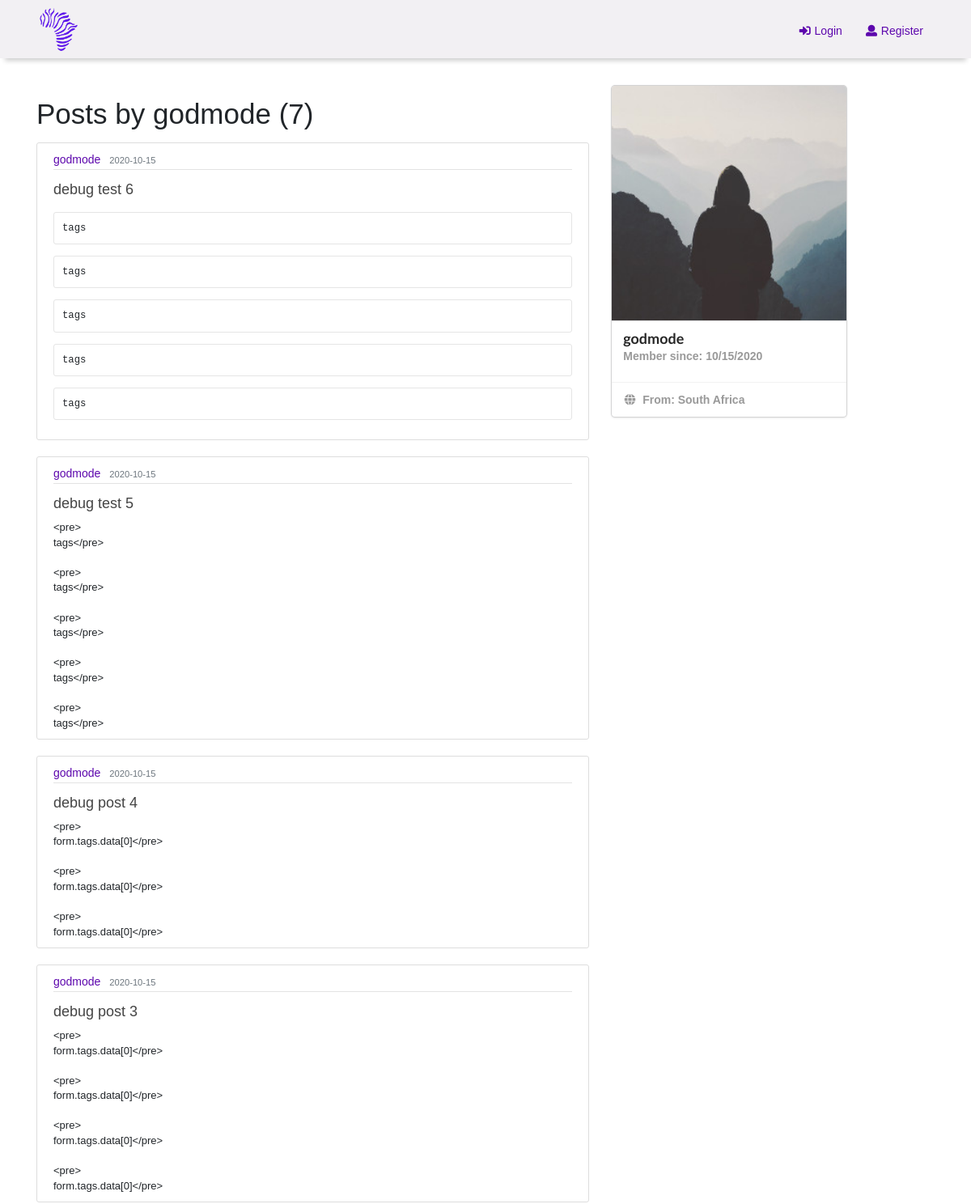
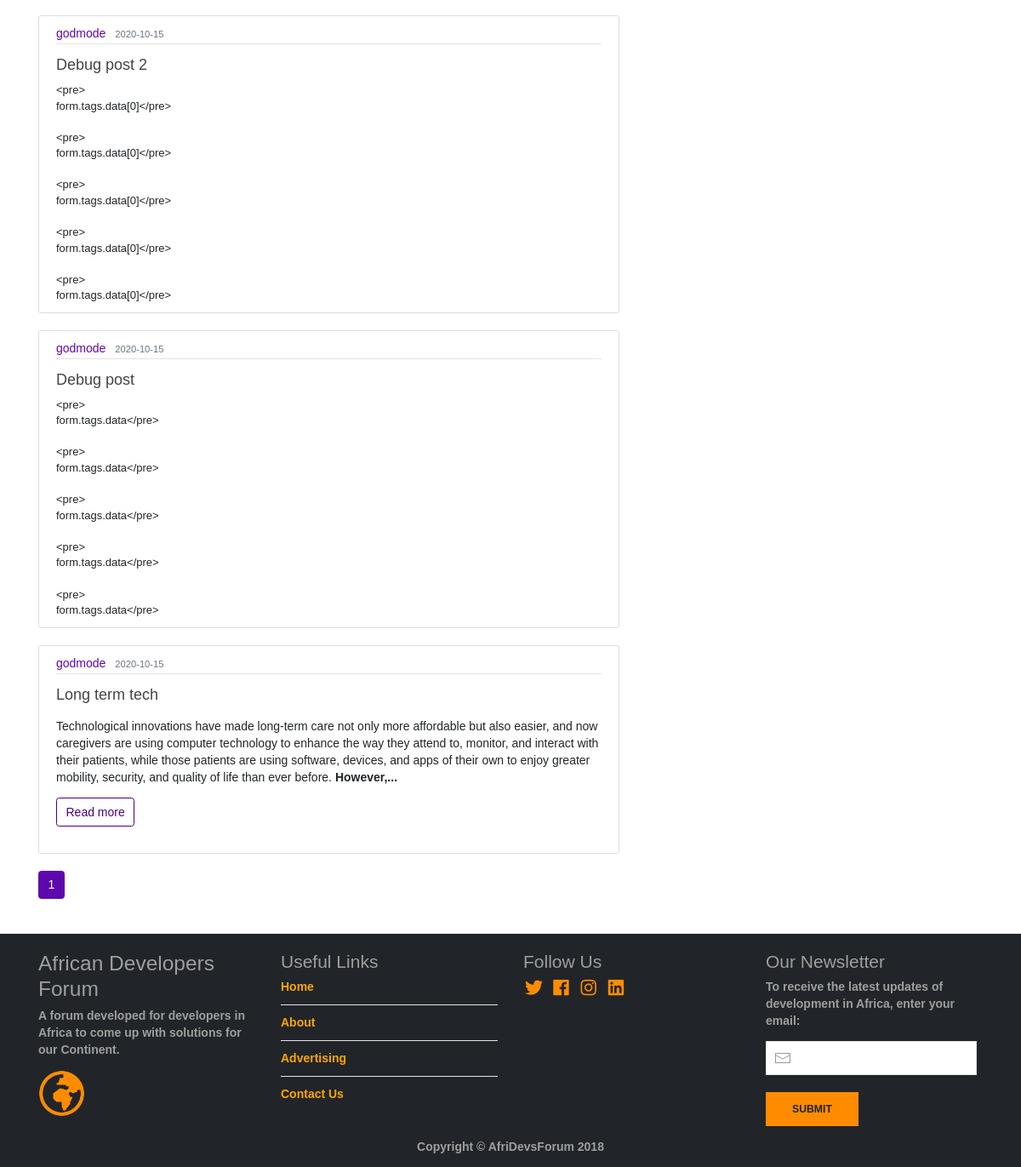
The page /user-profile/godmode on the database as committed earlier (2 pictures, top to bottom).
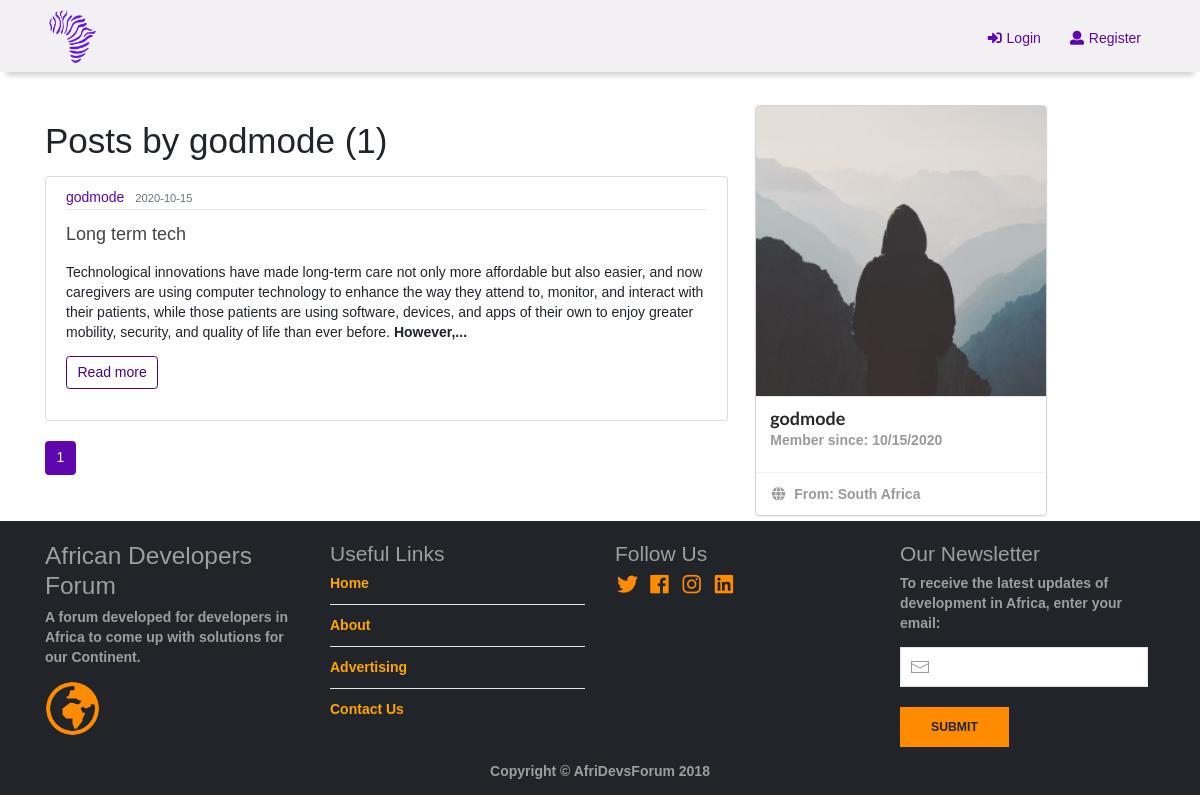
The same page on the database as committed later.
### flaskblog/models.py (models this page shows, shortened)
class User(db.Model, UserMixin):  # this class is used for creating the database table User
    id = db.Column(db.Integer, primary_key = True)  # id attribute/column that is an integer and primary key
    name = db.Column(db.String(64))
    username = db.Column(db.String(20), unique = True, nullable = False)
    email = db.Column(db.String(120), unique = True, nullable = False)
    country = db.Column(db.String(20), nullable = False)
    about_me = db.Column(db.Text())
    member_since = db.Column(db.DateTime, default = datetime.utcnow)
    image_file = db.Column(db.String(20), nullable = False, default = 'default.jpg')
    password = db.Column(db.String(60), nullable = True)
    confirmed = db.Column(db.Boolean, default = False)
    role_id = db.Column(db.Integer, db.ForeignKey('role.id'))
    posts = db.relationship('Post', backref = 'author',
                            lazy = True)  # defining a relationship between user(author) & post
    comments = db.relationship('Comment', backref = 'author', lazy = 'dynamic')

class Post(db.Model):
    __searchable__ = ['title', 'content']
    id = db.Column(db.Integer, primary_key = True)
    title = db.Column(db.String(100), nullable = False)
    date_posted = db.Column(db.DateTime, nullable = False, default = datetime.utcnow)
    content = db.Column(db.Text, nullable = False)
    user_id = db.Column(db.Integer, db.ForeignKey('user.id'), nullable = False)  # a foreign key
    tag = db.relationship('Tag', secondary = post_tag, backref = 'post', lazy = 'dynamic')
    comments = db.relationship('Comment', backref = 'post', lazy = 'dynamic')

### flaskblog/users/routes.py (the view)
@users.route("/user-profile/<string:username>")
def user_profile(username):
    page = request.args.get('page', 1, type = int)
    user = User.query.filter_by(username = username).first_or_404()
    image_file = url_for('static', filename = 'profile_pics/' + user.image_file)
    posts = Post.query.filter_by(author = user) \
        .order_by(Post.date_posted.desc()) \
        .paginate(page = page, per_page = current_app.config['FLASKY_POSTS_PER_PAGE'])
    if user and posts is None:
        abort(404)
    return render_template('user_profile.html', user = user, image_file = image_file, posts = posts)

### flaskblog/main/__init__.py (called while the page is built)
@main.app_context_processor
def inject_permissions():
    return dict(Permission = Permission)

### flaskblog/users/routes.py (called while the page is built)
@users.before_app_request
def before_request():
    if current_user.is_authenticated:
        if not current_user.confirmed \
                and request.endpoint \
                and request.blueprint != 'users' \
                and request.endpoint != 'static':
            return redirect(url_for('users.unconfirmed'))

### flaskblog/templates/user_profile.html (shortened to what this page needs)
{% extends 'layout.html' %}
{% block content %}
<h1 class="mb-3">Posts by {{ user.username }} ({{ posts.total }})</h1>
{% for post in posts.items %}
<article class="media content-section">
    <div class="media-body">
        <div class="article-metadata">
            <a class="mr-2" href="#" id="username">{{ post.author.username }}</a>
            <small class="text-muted">{{ post.date_posted.strftime('%Y-%m-%d') }}</small>
        </div>
        <h2><a class="article-title" href="{{ url_for('posts.post', post_id=post.id) }}">{{ post.title }}</a></h2>
        {% if post.content|length > 400 %}
        <p class="article-content">{{ post.content | truncate(400)| safe}}</p>
        <a class="btn btn-outline-info mb-4" href="{{ url_for('posts.post', post_id=post.id) }}">Read more </a>
        {% else %}
        <p class="article-content">{{ post.content | safe}}</p>
        {% endif %}
    </div>
</article>
{% endfor %}
{% for page_num in posts.iter_pages(left_edge=1, right_edge=1, left_current=1, right_current=2) %}
{% if page_num %}
{% if posts.page == page_num %}
<a class="btn btn-info mb-4" href="{{ url_for('users.user_profile',username=user.username, page=page_num) }}">{{
    page_num }}</a>
{% else %}
<a class="btn btn-outline-info mb-4" href="{{ url_for('users.user_profile',username=user.username, page=page_num) }}">{{
    page_num }}</a>
{% endif %}
{% else %}
...
{% endif %}
{% endfor %}
{% endblock content %}
{% block side_bar %}
<div class="ui centered card" wfd-id="341">
    <div class="image" wfd-id="347">
        <img src="{{ image_file }}">
    </div>
    <div class="content" wfd-id="343">
        <a class="header">
            {% if user.name %}
            {{ user.name }}
            {% else %}
            {{ user.username }}
            {% endif %}</a>
        <div class="meta" wfd-id="345">
            <span class="date" wfd-id="346">Member since: {{ moment(user.member_since).format('L') }}</span>
        </div>
    </div>
    <div class="extra content" wfd-id="342">
        <a href="#">
            <i class="globe icon"></i>
            From: {{ user.country }}
        </a>
    </div>
</div>
{% endblock side_bar%}

### flaskblog/templates/layout.html (shortened to what this page needs)
<!DOCTYPE html>
<html>
<head>
    <link href="{{ url_for('static', filename='css/main.css') }}" rel="stylesheet" type="text/css">
    <link href="{{ url_for('static', filename='css/uikit.min.css') }}" rel="stylesheet"/>
    <link href="https://cdnjs.cloudflare.com/ajax/libs/semantic-ui/2.4.1/semantic.min.css" rel="stylesheet"
          type="text/css">
    <link href="https://stackpath.bootstrapcdn.com/bootstrap/4.1.3/css/bootstrap.min.css"
 rel="stylesheet">
    <link href="https://use.fontawesome.com/releases/v5.5.0/css/all.css"
 rel="stylesheet">
</head>
<body>
<header class="site-header">
    <nav class="navbar fixed-top">
        <div class="container">
            <div class="brand">
                <a href="{{ url_for('main.home') }}"><img height="55"
                                                          id="brand-logo" src="/static/site_pics/site_logo_1_trans.png"
                                                          width="55"></a>
            </div>
            <ul class="ui nav pull-right">
                {% if current_user.is_authenticated %}
                {% if current_user.can(Permission.MODERATE_COMMENTS) and not
                current_user.can(Permission.ADMINISTRATOR) %}
                <li><a class="nav-link" href="{{ url_for('posts.new_post') }}"><i class="pen square icon"></i>New
                    Post</a></li>
                <li><a class="nav-link" href="{{ url_for('users.account') }}"><i class="smile icon"></i>Profile</a>
                </li>
                <li><a class="nav-link" href="{{ url_for('posts.moderate') }}">Moderate Comments</a></li>
                <li><a class="nav-link" href="{{ url_for('users.logout') }}"><i class="sign-in icon"></i>Logout</a>
                </li>
                {% elif current_user.can(Permission.ADMINISTRATOR) %}
                <li><a class="nav-link" href="{{ url_for('posts.new_post') }}"><i class="pen square icon"></i>New
                    Post</a></li>
                <li><a class="nav-link" href="{{ url_for('users.account') }}"><i class="smile icon"></i>Profile</a>
                </li>
                <li><a class="nav-link" href="{{ url_for('posts.moderate') }}">Moderate Comments</a></li>
                <li><a class="nav-link" href="{{ url_for('main.admin') }}">Admin</a></li>
                <li><a class="nav-link" href="{{ url_for('users.logout') }}"><i class="sign-in icon"></i>Logout</a>
                    {% else %}
                <li><a class="nav-link" href="{{ url_for('posts.new_post') }}"><i class="pen square icon"></i>New
                    Post</a></li>
                <li><a class="nav-link" href="{{ url_for('users.account') }}"><i class="smile icon"></i>Profile</a>
                </li>
                <li><a class="nav-link" href="{{ url_for('users.logout') }}"><i class="sign-in icon"></i>Logout</a>
                    {% endif %}
                    {% else %}
                <li><a class="nav-link" href="{{ url_for('users.login') }}"><i class="sign-in icon"></i>Login</a>
                </li>
                <li><a class="nav-link" href="{{ url_for('users.register') }}"><i class="user icon"></i>Register</a>
                </li>
                {% endif %}
            </ul>
        </div>
    </nav>
</header>
<main class="container" id="main" role="main">
    <div class="ui stackable grid">
        <div class="ten wide column">
            {% block content %}{% endblock content %}
        </div>
        <div class="six wide column">
            {% block side_bar %} {% endblock side_bar %}
        </div>
    </div>
</main>
<footer id="footer">
    <div class="page-footer">
        <div class="container">
            <div class="row">
                <div class="col-lg-3 col-md-6 footer-info left">
                    <h3>African Developers Forum</h3>
                    <p>A forum developed for developers in Africa to come up with solutions for our Continent.</p>
                    <img class="ui circular image" height="55" src="/static/site_pics/site_logo_2_trans_orange.png"
                         width="55">
                </div>
                <div class="col-lg-3 col-md-6 footer-links">
                    <h4>Useful Links</h4>
                    <ul class="uk-list uk-list-divider">
                        <li><a href="{{ url_for('main.home') }}">Home</a></li>
                        <li><a href="{{ url_for('main.about') }}">About</a></li>
                        <li><a href="{{ url_for('main.home') }}">Advertising</a></li>
                        <li><a href="{{ url_for('main.contact') }}">Contact Us</a>
                        </li>
                    </ul>
                </div>
                <div class="col-lg-3 col-md-6 footer-contact">
                    <h4>Follow Us</h4>
                    <a class="twitter" href="#"><i class=" large twitter icon"></i></a>
                    <a class="facebook" href="#"><i class=" large facebook icon"></i></a>
                    <a class="instagram" href="#"><i class="large instagram icon"></i></a>
                    <a class="linkedin" href="#"><i class="large linkedin icon"></i></a>
                </div>
                <div class="col-lg-3 col-md-6 uk-inline">
                    <h4>Our Newsletter</h4>
                    <p>To receive the latest updates of development in Africa, enter your email: </p>
                    <form action="" method="post">
                        <div class="uk-inline uk-margin">
                            <span class="uk-form-icon" uk-icon="icon: mail"></span>
                            <input class="uk-input" name="email" type="email">
                        </div>
                        <button class="uk-button uk-button-primary" type="submit">Submit</button>
                    </form>
                </div>
            </div>
        </div>
    </div>
    <p class="footer-copyright text-center py-3 mb-0">Copyright &copy; AfriDevsForum 2018</p>
</footer>
</body>
</html>

### flaskblog/static/css/main.css (style rules this page uses)
* { font-family: Futura, "Trebuchet MS", Arial, sans-serif; }
body { background: #fafafa; color: #333333; margin: 0; }
.brand { letter-spacing: 2px; }
.fixed-top { background-color: rgb(242, 240, 243); background-image: none !important; line-height: 40px !important; box-shadow: 0 9px 6px -6px rgba(0, 0, 0, 0.2) !important; }
#main { padding-top:120px; }
h1, h2, h3, h4, h5, h6 { color: #444444; }
.site-header .fixed-top .container .nav a.nav-link { color: #5d07ad; }
.content-section { background: #ffffff; padding: 10px 20px; border: 1px solid #dddddd; border-radius: 3px; margin-bottom: 20px; }
.article-title { color: #444444; font-size:large; }
.article-content { white-space: pre-line; font-size: small; }
.article-metadata { padding-bottom: 1px; margin-bottom: 4px; border-bottom: 1px solid #e3e3e3 }
.article-metadata #username { color: #5d07ad; }
#main .content-section .media-body .btn-outline-info { color: #4B0082; border-color: #4B0082; }
#main .btn-info { background-color: #5d07ad; color:#ffffff; border-color: #5d07ad; }
#main .btn-outline-info { color: #4B0082;; border-color: #4B0082; }
#footer { background-color: #212529; color: #9e9e9e; position: relative; margin-top: 20px; clear: both; width: 100%; bottom:0; }
.page-footer { padding-top: 20px; }
#footer .footer-copyright { color: #9e9e9e; }
#footer .page-footer .container .row .footer-links ul a { list-style: none; color: #FFA500; }
#footer .page-footer .container .row .footer-contact i { color: #FF8C00; text-decoration: none; }
#footer .page-footer .container .row .uk-inline button { background-color: #FF8C00; color: #212529; }
@media (min-width: 1200px) { .site-header .fixed-top .container .nav a.nav-link { border-top: 4px solid rgb(242, 240, 243); transition: border-top .3s; } }

Rows that differ between the two databases and show on the page:
removed Post: author.username "godmode", date_posted "2020-10-15", title "debug test 6", content "tags tags tags tags tags"
removed Post: author.username "godmode", date_posted "2020-10-15", title "debug test 5", content "<pre> tags</pre> <pre> tags</pre> <pre> tags</pre> <pre> tags</pre> <pre> tags</pre>"
removed Post: author.username "godmode", date_posted "2020-10-15", title "debug post 4", content "<pre> form.tags.data[0]</pre> <pre> form.tags.data[0]</pre> <pre> form.tags.data[0]</pre>"
removed Post: author.username "godmode", date_posted "2020-10-15", title "debug post 3", content "<pre> form.tags.data[0]</pre> <pre> form.tags.data[0]</pre> <pre> form.tags.data[0]</pre> <pre> form.tags.data[0]</pre>"
removed Post: author.username "godmode", date_posted "2020-10-15", title "Debug post 2", content "<pre> form.tags.data[0]</pre> <pre> form.tags.data[0]</pre> <pre> form.tags.data[0]</pre> <pre> form.tags.data[0]</pre> <pre> form.tags.data[0]</pre>"
no longer on this page (row edited): Post: author.username "godmode", date_posted "2020-10-15", title "Debug post", content "<pre> form.tags.data</pre> <pre> form.tags.data</pre> <pre> form.tags.data</pre> <pre> form.tags.data</pre> <pre> form.tags.data</pre>"
Other text that changed with them:
{{ posts.total }}: "7" → "1"
